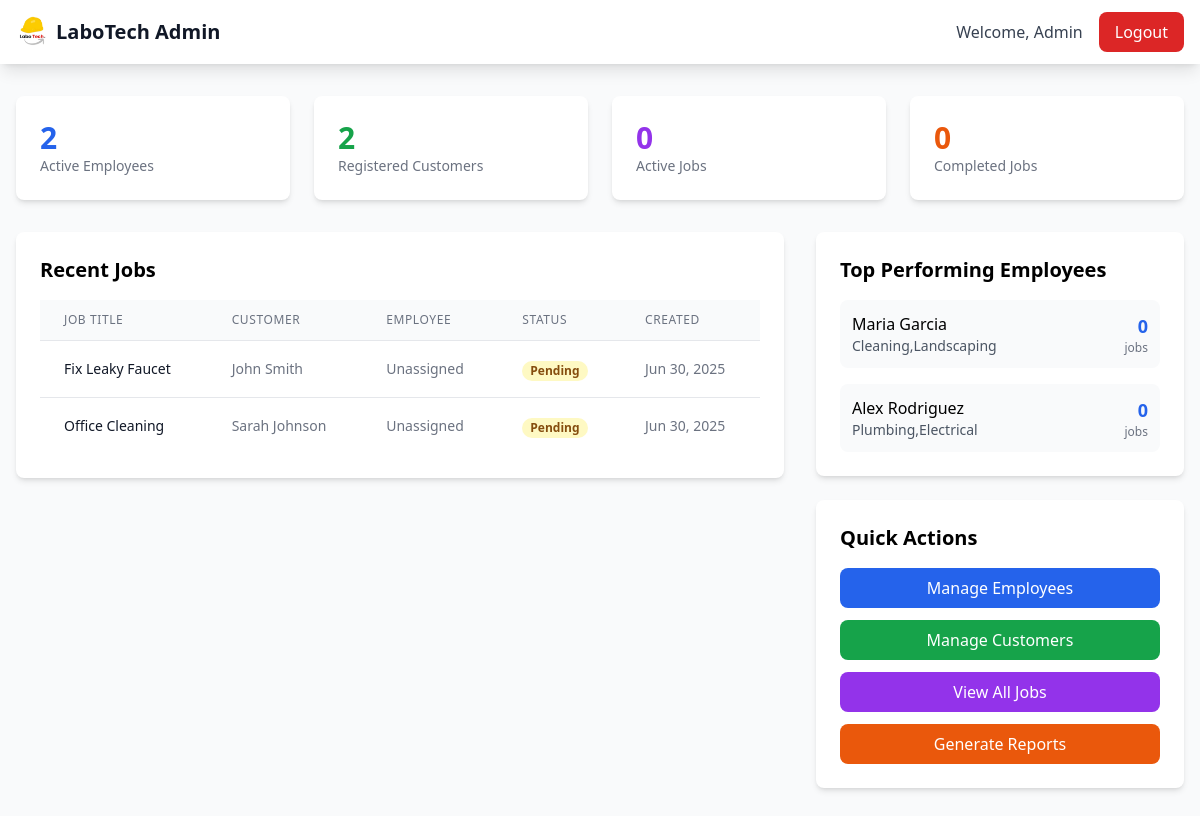
/admin/ (signed in), run on the app's committed database.
### tables this page shows
CREATE TABLE IF NOT EXISTS jobs (
    id INT AUTO_INCREMENT PRIMARY KEY,
    title VARCHAR(255) NOT NULL,
    description TEXT NOT NULL,
    category VARCHAR(100) NOT NULL,
    location VARCHAR(255) NOT NULL,
    amount DECIMAL(10,2) NOT NULL,
    customer_id INT NOT NULL,
    employee_id INT,
    status ENUM('pending', 'active', 'in_progress', 'completed', 'cancelled') DEFAULT 'pending',
    priority ENUM('low', 'medium', 'high', 'urgent') DEFAULT 'medium',
    scheduled_date DATE,
    scheduled_time TIME,
    created_at TIMESTAMP DEFAULT CURRENT_TIMESTAMP,
    updated_at TIMESTAMP DEFAULT CURRENT_TIMESTAMP ON UPDATE CURRENT_TIMESTAMP,
    FOREIGN KEY (customer_id) REFERENCES customers(id) ON DELETE CASCADE,
    FOREIGN KEY (employee_id) REFERENCES employees(id) ON DELETE SET NULL
);

CREATE TABLE IF NOT EXISTS customers (
    id INT AUTO_INCREMENT PRIMARY KEY,
    name VARCHAR(100) NOT NULL,
    email VARCHAR(100) UNIQUE NOT NULL,
    phone VARCHAR(20) NOT NULL,
    location VARCHAR(255) NOT NULL,
    password VARCHAR(255) NOT NULL,
    status ENUM('active', 'inactive', 'suspended') DEFAULT 'active',
    profile_image VARCHAR(255),
    created_at TIMESTAMP DEFAULT CURRENT_TIMESTAMP,
    updated_at TIMESTAMP DEFAULT CURRENT_TIMESTAMP ON UPDATE CURRENT_TIMESTAMP
);

### admin/index.php (the view, shortened to what this page needs)
<?php
try {
    $pdo = new Database();
    $conn = $pdo->open();
    $stmt = $conn->query("SELECT COUNT(*) as total FROM employees WHERE status = 'active'");
    $totalEmployees = $stmt->fetch()['total'];
    $stmt = $conn->query("SELECT COUNT(*) as total FROM customers WHERE status = 'active'");
    $totalCustomers = $stmt->fetch()['total'];
    $stmt = $conn->query("SELECT COUNT(*) as total FROM jobs WHERE status = 'active'");
    $totalJobs = $stmt->fetch()['total'];
    $stmt = $conn->query("SELECT COUNT(*) as total FROM jobs WHERE status = 'completed'");
    $completedJobs = $stmt->fetch()['total'];
    $stmt = $conn->query("SELECT j.*, c.name as customer_name, e.name as employee_name
                         FROM jobs j
                         LEFT JOIN customers c ON j.customer_id = c.id
                         LEFT JOIN employees e ON j.employee_id = e.id
                         ORDER BY j.created_at DESC LIMIT 5");
    $recentJobs = $stmt->fetchAll();
    $stmt = $conn->query("SELECT e.name, e.job_categories, COUNT(j.id) as job_count
                         FROM employees e
                         LEFT JOIN jobs j ON e.id = j.employee_id
                         WHERE e.status = 'active'
                         GROUP BY e.id, e.name, e.job_categories
                         ORDER BY job_count DESC
                         LIMIT 5");
    $topEmployees = $stmt->fetchAll();
} catch (Exception $e) {
    $error = "Database error: " . $e->getMessage();
}
?>
<!DOCTYPE html>
<html lang="en">
<head>
    <script src="https://cdn.tailwindcss.com"></script>
    <link rel="stylesheet" href="../main.css">
</head>
<body class="bg-gray-50">
    <nav class="bg-white shadow-lg">
        <div class="max-w-7xl mx-auto px-4">
            <div class="flex justify-between h-16">
                <div class="flex items-center">
                    <img src="../assets/logo_without_bg.png" alt="LaboTech" class="h-8 w-auto">
                    <span class="ml-2 text-xl font-bold text-gray-900">LaboTech Admin</span>
                </div>
                <div class="flex items-center space-x-4">
                    <span class="text-gray-700">Welcome, <?php echo htmlspecialchars($_SESSION['admin_name']); ?></span>
                    <a href="../actions/logout" class="bg-red-600 text-white px-4 py-2 rounded-lg hover:bg-red-700 transition-colors">Logout</a>
                </div>
            </div>
        </div>
    </nav>
    <div class="max-w-7xl mx-auto px-4 py-8">
        <div class="grid grid-cols-1 md:grid-cols-2 lg:grid-cols-4 gap-6 mb-8">
            <div class="bg-white rounded-lg shadow-md p-6">
                <div class="text-3xl font-bold text-blue-600"><?php echo $totalEmployees ?? 0; ?></div>
                <div class="text-sm text-gray-500">Active Employees</div>
            </div>
            <div class="bg-white rounded-lg shadow-md p-6">
                <div class="text-3xl font-bold text-green-600"><?php echo $totalCustomers ?? 0; ?></div>
                <div class="text-sm text-gray-500">Registered Customers</div>
            </div>
            <div class="bg-white rounded-lg shadow-md p-6">
                <div class="text-3xl font-bold text-purple-600"><?php echo $totalJobs ?? 0; ?></div>
                <div class="text-sm text-gray-500">Active Jobs</div>
            </div>
            <div class="bg-white rounded-lg shadow-md p-6">
                <div class="text-3xl font-bold text-orange-600"><?php echo $completedJobs ?? 0; ?></div>
                <div class="text-sm text-gray-500">Completed Jobs</div>
            </div>
        </div>
        <div class="grid grid-cols-1 lg:grid-cols-3 gap-8">
            <div class="lg:col-span-2">
                <div class="bg-white rounded-lg shadow-md p-6">
                    <h2 class="text-xl font-semibold mb-4">Recent Jobs</h2>
                    <?php if (!empty($recentJobs)): ?>
                        <div class="overflow-x-auto">
                            <table class="min-w-full divide-y divide-gray-200">
                                <thead class="bg-gray-50">
                                    <tr>
                                        <th class="px-6 py-3 text-left text-xs font-medium text-gray-500 uppercase tracking-wider">Job Title</th>
                                        <th class="px-6 py-3 text-left text-xs font-medium text-gray-500 uppercase tracking-wider">Customer</th>
                                        <th class="px-6 py-3 text-left text-xs font-medium text-gray-500 uppercase tracking-wider">Employee</th>
                                        <th class="px-6 py-3 text-left text-xs font-medium text-gray-500 uppercase tracking-wider">Status</th>
                                        <th class="px-6 py-3 text-left text-xs font-medium text-gray-500 uppercase tracking-wider">Created</th>
                                    </tr>
                                </thead>
                                <tbody class="bg-white divide-y divide-gray-200">
                                    <?php foreach ($recentJobs as $job): ?>
                                        <tr>
                                            <td class="px-6 py-4 whitespace-nowrap text-sm font-medium text-gray-900"><?php echo htmlspecialchars($job['title']); ?></td>
                                            <td class="px-6 py-4 whitespace-nowrap text-sm text-gray-500"><?php echo htmlspecialchars($job['customer_name'] ?? 'Unknown'); ?></td>
                                            <td class="px-6 py-4 whitespace-nowrap text-sm text-gray-500"><?php echo htmlspecialchars($job['employee_name'] ?? 'Unassigned'); ?></td>
                                            <td class="px-6 py-4 whitespace-nowrap">
                                                <span class="px-2 inline-flex text-xs leading-5 font-semibold rounded-full
                                                    <?php
                                                    switch($job['status']) {
                                                        case 'pending': echo 'bg-yellow-100 text-yellow-800'; break;
                                                    }
                                                    ?>">
                                                    <?php echo ucfirst($job['status']); ?>
                                                </span>
                                            </td>
                                            <td class="px-6 py-4 whitespace-nowrap text-sm text-gray-500"><?php echo date('M d, Y', strtotime($job['created_at'])); ?></td>
                                        </tr>
                                    <?php endforeach; ?>
                                </tbody>
                            </table>
                        </div>
                    <?php else: ?>
                        <p class="text-gray-500 text-center py-8">No recent jobs found.</p>
                    <?php endif; ?>
                </div>
            </div>
            <div>
                <div class="bg-white rounded-lg shadow-md p-6">
                    <h2 class="text-xl font-semibold mb-4">Top Performing Employees</h2>
                    <?php if (!empty($topEmployees)): ?>
                        <div class="space-y-4">
                            <?php foreach ($topEmployees as $employee): ?>
                                <div class="flex items-center justify-between p-3 bg-gray-50 rounded-lg">
                                    <div>
                                        <h3 class="font-medium"><?php echo htmlspecialchars($employee['name']); ?></h3>
                                        <p class="text-sm text-gray-600"><?php echo htmlspecialchars($employee['job_categories']); ?></p>
                                    </div>
                                    <div class="text-right">
                                        <div class="text-lg font-bold text-blue-600"><?php echo $employee['job_count']; ?></div>
                                        <div class="text-xs text-gray-500">jobs</div>
                                    </div>
                                </div>
                            <?php endforeach; ?>
                        </div>
                    <?php else: ?>
                        <p class="text-gray-500 text-center py-8">No employee data available.</p>
                    <?php endif; ?>
                </div>
                <div class="bg-white rounded-lg shadow-md p-6 mt-6">
                    <h2 class="text-xl font-semibold mb-4">Quick Actions</h2>
                    <div class="space-y-3">
                        <a href="employees" class="block w-full bg-blue-600 text-white text-center py-2 px-4 rounded-lg hover:bg-blue-700 transition-colors">
                            Manage Employees
                        </a>
                        <a href="customers" class="block w-full bg-green-600 text-white text-center py-2 px-4 rounded-lg hover:bg-green-700 transition-colors">
                            Manage Customers
                        </a>
                        <a href="jobs" class="block w-full bg-purple-600 text-white text-center py-2 px-4 rounded-lg hover:bg-purple-700 transition-colors">
                            View All Jobs
                        </a>
                        <a href="reports" class="block w-full bg-orange-600 text-white text-center py-2 px-4 rounded-lg hover:bg-orange-700 transition-colors">
                            Generate Reports
                        </a>
                    </div>
                </div>
            </div>
        </div>
    </div>
</body>
</html>

### data on the page
jobs: title "Fix Leaky Faucet", customer.name "John Smith", employee_name "Unassigned", status "Pending", created_at "Jun 30, 2025"
jobs: title "Office Cleaning", customer.name "Sarah Johnson", employee_name "Unassigned", status "Pending", created_at "Jun 30, 2025"

### other printed values
$_SESSION['admin_name'] "Admin"
$totalEmployees "2"
$totalCustomers "2"
$totalJobs "0"
$completedJobs "0"
$employee['name'] "Maria Garcia"
$employee['job_categories'] "Cleaning,Landscaping"
$employee['job_count'] "0"
$employee['name'] "Alex Rodriguez"
$employee['job_categories'] "Plumbing,Electrical"
